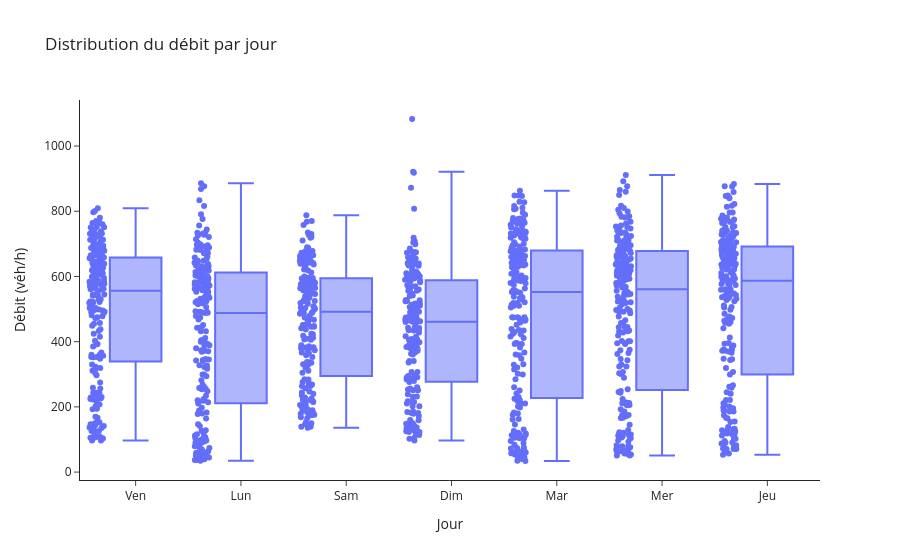

Here is the notebook cell this chart was saved with:
### Code cell
box = df_axe.dropna(subset=['Débit horaire']).copy()
fig = px.box(
    box, x='jour_semaine', y='Débit horaire', points='all',
    title=f"Distribution du débit par jour",
    labels={'jour_semaine':'Jour','Débit horaire':'Débit (véh/h)'}
)
fig.update_layout(template='simple_white')
fig.show()

### Figure 1 — Plotly figure (JSON) as saved in the notebook; plotly's stock layout.template omitted (floating-point values rounded to 4 significant figures; data arrays with more than 128 entries replaced by an {"elided": "..."} marker saying what was removed)
{"data": [{"alignmentgroup": "True", "boxpoints": "all", "hovertemplate": "Jour=%{x}<br>Débit (véh/h)=%{y}<extra></extra>", "legendgroup": "", "marker": {"color": "#636efa"}, "name": "", "notched": false, "offsetgroup": "", "orientation": "v", "showlegend": false, "type": "box", "x": {"elided": "1404 str values"}, "x0": " ", "xaxis": "x", "y": {"elided": "1404 float values"}, "y0": " ", "yaxis": "y"}], "layout": {"boxmode": "group", "legend": {"tracegroupgap": 0}, "title": {"text": "Distribution du débit par jour"}, "xaxis": {"anchor": "y", "domain": [0, 1], "title": {"text": "Jour"}}, "yaxis": {"anchor": "x", "domain": [0, 1], "title": {"text": "Débit (véh/h)"}}}}
